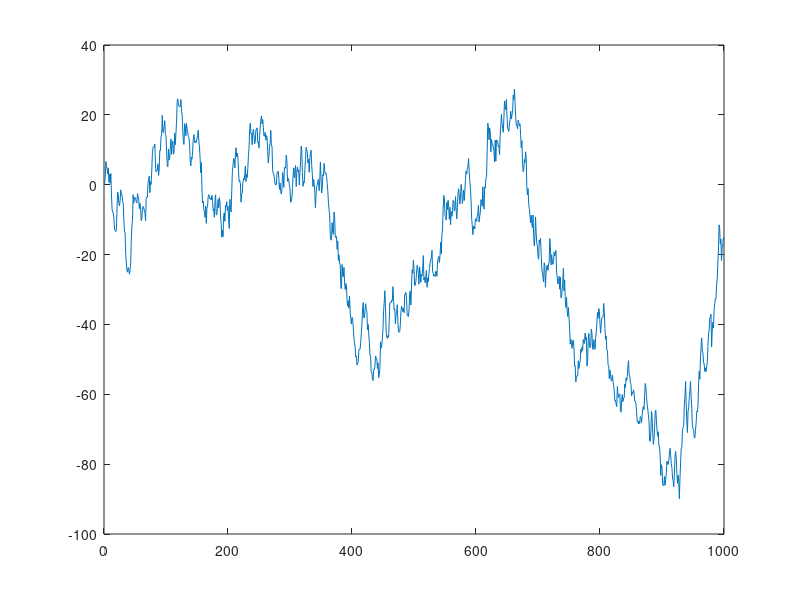
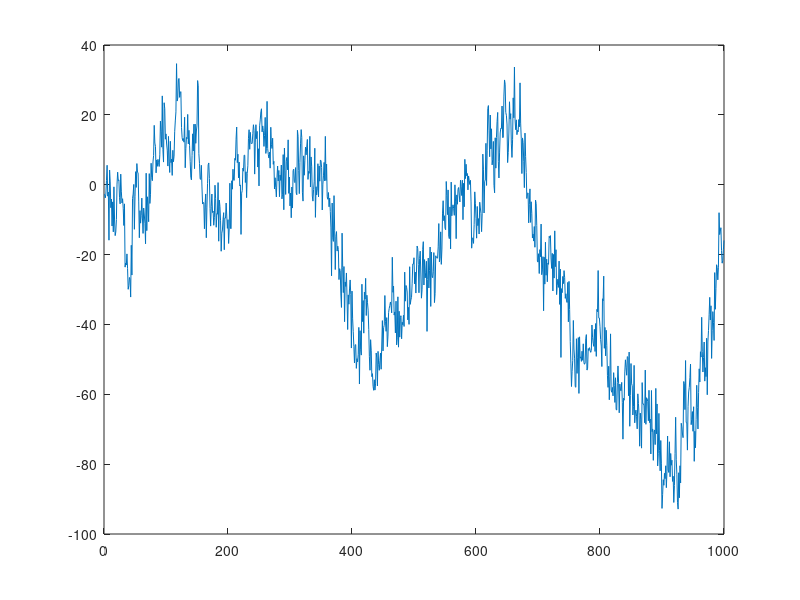
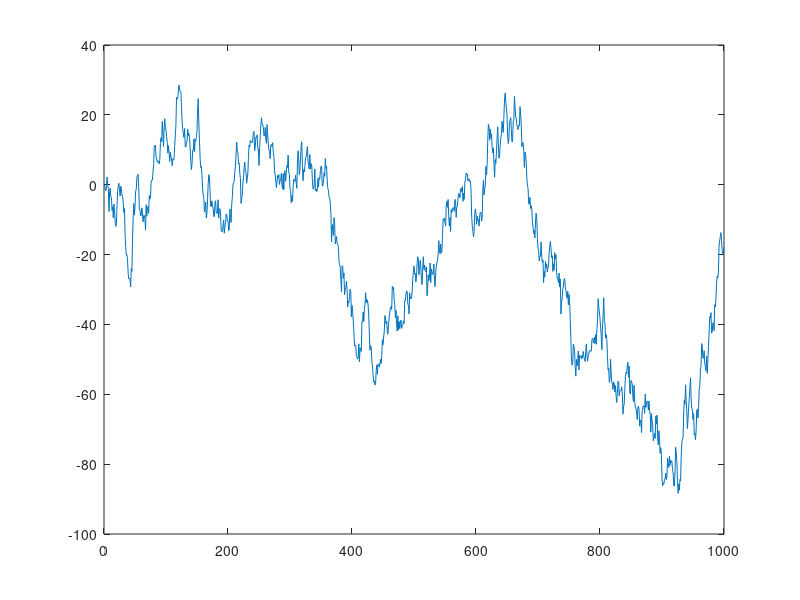
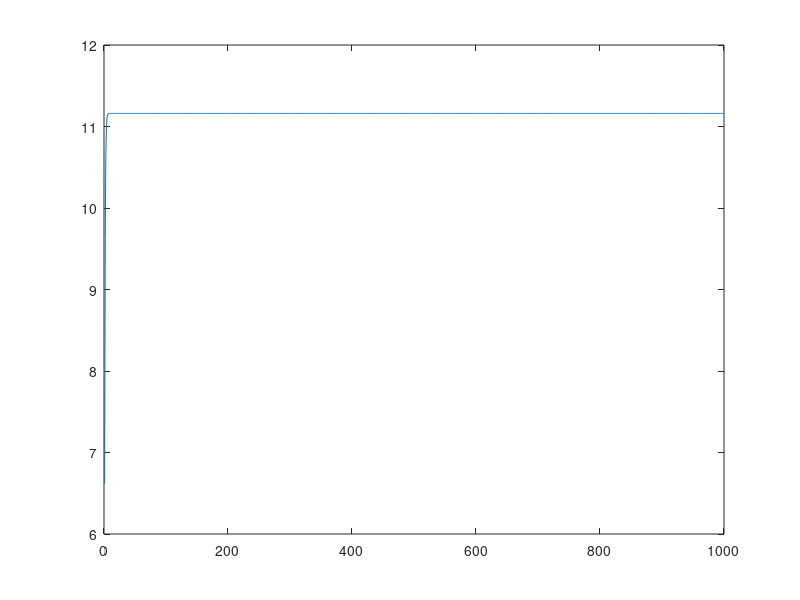

The MATLAB script that drew these images, in order:
clc;clear;close all;

Z = zeros(1,1000);
meas = zeros(1,1000);
for t=1:1:999
   Z(t+1) = Z(t) + 3*randn(1,1); 
end
figure(1);
plot(Z);

for t=1:1:1000
   meas(t) = Z(t) + 5*randn(1,1);  
end
figure(2);
plot(meas);

%% KF process
x = 0;
P = 0;
phi = 1;
Q = 9;
H = 1;
R = 25;
est_x(1) = x;

for t=1:1:999
    predict_x = est_x(t)*phi;
    P_minus = phi*P*phi + Q;
    K = P_minus*H/(H*P_minus*H + R)
    est_x(t+1) = predict_x + K*(meas(t+1) - H*predict_x);
    P = (1 - K*H)*P_minus;
    tmp(t) = P;
end
figure(3);
plot(est_x);
figure(4);
plot(tmp);